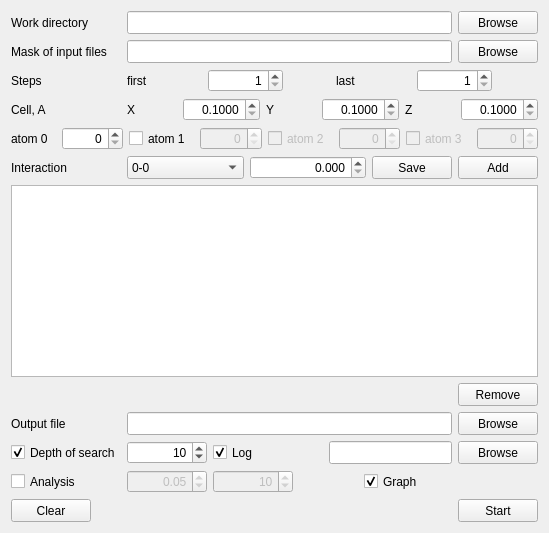
      <widget class="QWidget" name="statgen">
       <attribute name="title">
        <string>Agglomeration</string>
       </attribute>
       <layout class="QVBoxLayout" name="verticalLayout_6">
        <item>
         <layout class="QHBoxLayout" name="statgen_layout_workDir">
          <item>
           <widget class="QLabel" name="statgen_label_workDir">
            <property name="minimumSize">
             <size>
              <width>110</width>
              <height>23</height>
             </size>
            </property>
            <property name="text">
             <string>Work directory</string>
            </property>
           </widget>
          </item>
          <item>
           <widget class="QLineEdit" name="statgen_lineEdit_workDir">
            <property name="minimumSize">
             <size>
              <width>280</width>
              <height>23</height>
             </size>
            </property>
            <property name="toolTip">
             <string>Path to work directory</string>
            </property>
           </widget>
          </item>
          <item>
           <widget class="QPushButton" name="statgen_pushButton_workDir">
            <property name="minimumSize">
             <size>
              <width>80</width>
              <height>23</height>
             </size>
            </property>
            <property name="text">
             <string>Browse</string>
            </property>
            <property name="autoDefault">
             <bool>true</bool>
            </property>
           </widget>
          </item>
         </layout>
        </item>
        <item>
         <layout class="QHBoxLayout" name="statgen_layout_input">
          <item>
           <widget class="QLabel" name="statgen_label_input">
            <property name="minimumSize">
             <size>
              <width>110</width>
              <height>23</height>
             </size>
            </property>
            <property name="text">
             <string>Mask of input files</string>
            </property>
           </widget>
          </item>
          <item>
           <widget class="QLineEdit" name="statgen_lineEdit_input">
            <property name="minimumSize">
             <size>
              <width>280</width>
              <height>23</height>
             </size>
            </property>
            <property name="toolTip">
             <string>Mask of input files</string>
            </property>
           </widget>
          </item>
          <item>
           <widget class="QPushButton" name="statgen_pushButton_input">
            <property name="minimumSize">
             <size>
              <width>80</width>
              <height>23</height>
             </size>
            </property>
            <property name="text">
             <string>Browse</string>
            </property>
            <property name="autoDefault">
             <bool>true</bool>
            </property>
           </widget>
          </item>
         </layout>
        </item>
        <item>
         <layout class="QHBoxLayout" name="statgen_layout_steps">
          <item>
           <widget class="QLabel" name="statgen_label_steps">
            <property name="minimumSize">
             <size>
              <width>110</width>
              <height>23</height>
             </size>
            </property>
            <property name="text">
             <string>Steps</string>
            </property>
           </widget>
          </item>
          <item>
           <widget class="QLabel" name="statgen_label_stepsFirst">
            <property name="minimumSize">
             <size>
              <width>75</width>
              <height>23</height>
             </size>
            </property>
            <property name="text">
             <string>first</string>
            </property>
           </widget>
          </item>
          <item>
           <widget class="QSpinBox" name="statgen_spinBox_stepsFirst">
            <property name="minimumSize">
             <size>
              <width>75</width>
              <height>23</height>
             </size>
            </property>
            <property name="toolTip">
             <string>First trajectory step</string>
            </property>
            <property name="alignment">
             <set>Qt::AlignRight|Qt::AlignTrailing|Qt::AlignVCenter</set>
            </property>
            <property name="minimum">
             <number>1</number>
            </property>
            <property name="maximum">
             <number>999</number>
            </property>
           </widget>
          </item>
          <item>
           <spacer name="horizontalSpacer_4">
            <property name="orientation">
             <enum>Qt::Horizontal</enum>
            </property>
            <property name="sizeHint" stdset="0">
             <size>
              <width>40</width>
              <height>20</height>
             </size>
            </property>
           </spacer>
          </item>
          <item>
           <widget class="QLabel" name="statgen_label_stepsLast">
            <property name="minimumSize">
             <size>
              <width>75</width>
              <height>23</height>
             </size>
            </property>
            <property name="text">
             <string>last</string>
            </property>
           </widget>
          </item>
          <item>
           <widget class="QSpinBox" name="statgen_spinBox_stepsLast">
            <property name="minimumSize">
             <size>
              <width>75</width>
              <height>23</height>
             </size>
            </property>
            <property name="toolTip">
             <string>Last trajectory step</string>
            </property>
            <property name="alignment">
             <set>Qt::AlignRight|Qt::AlignTrailing|Qt::AlignVCenter</set>
            </property>
            <property name="minimum">
             <number>1</number>
            </property>
            <property name="maximum">
             <number>999</number>
            </property>
           </widget>
          </item>
          <item>
           <spacer name="horizontalSpacer_6">
            <property name="orientation">
             <enum>Qt::Horizontal</enum>
            </property>
            <property name="sizeHint" stdset="0">
             <size>
              <width>40</width>
              <height>20</height>
             </size>
            </property>
           </spacer>
          </item>
         </layout>
        </item>
        <item>
         <layout class="QHBoxLayout" name="statgen_layout_cell">
          <item>
           <widget class="QLabel" name="statgen_label_cell">
            <property name="minimumSize">
             <size>
              <width>110</width>
              <height>23</height>
             </size>
            </property>
            <property name="text">
             <string>Cell, A</string>
            </property>
           </widget>
          </item>
          <item>
           <widget class="QLabel" name="statgen_label_cellX">
            <property name="minimumSize">
             <size>
              <width>50</width>
              <height>23</height>
             </size>
            </property>
            <property name="text">
             <string>X</string>
            </property>
           </widget>
          </item>
          <item>
           <widget class="QDoubleSpinBox" name="statgen_doubleSpinBox_cellX">
            <property name="sizePolicy">
             <sizepolicy hsizetype="Expanding" vsizetype="Fixed">
              <horstretch>0</horstretch>
              <verstretch>0</verstretch>
             </sizepolicy>
            </property>
            <property name="minimumSize">
             <size>
              <width>55</width>
              <height>23</height>
             </size>
            </property>
            <property name="toolTip">
             <string>Cell size, X</string>
            </property>
            <property name="alignment">
             <set>Qt::AlignRight|Qt::AlignTrailing|Qt::AlignVCenter</set>
            </property>
            <property name="decimals">
             <number>4</number>
            </property>
            <property name="minimum">
             <double>0.100000000000000</double>
            </property>
            <property name="maximum">
             <double>999.990000000000009</double>
            </property>
           </widget>
          </item>
          <item>
           <widget class="QLabel" name="statgen_label_cellY">
            <property name="minimumSize">
             <size>
              <width>50</width>
              <height>23</height>
             </size>
            </property>
            <property name="text">
             <string>Y</string>
            </property>
           </widget>
          </item>
          <item>
           <widget class="QDoubleSpinBox" name="statgen_doubleSpinBox_cellY">
            <property name="sizePolicy">
             <sizepolicy hsizetype="Expanding" vsizetype="Fixed">
              <horstretch>0</horstretch>
              <verstretch>0</verstretch>
             </sizepolicy>
            </property>
            <property name="minimumSize">
             <size>
              <width>55</width>
              <height>23</height>
             </size>
            </property>
            <property name="toolTip">
             <string>Cell size, Y</string>
            </property>
            <property name="alignment">
             <set>Qt::AlignRight|Qt::AlignTrailing|Qt::AlignVCenter</set>
            </property>
            <property name="decimals">
             <number>4</number>
            </property>
            <property name="minimum">
             <double>0.100000000000000</double>
            </property>
            <property name="maximum">
             <double>999.990000000000009</double>
            </property>
           </widget>
          </item>
          <item>
           <widget class="QLabel" name="statgen_label_cellZ">
            <property name="minimumSize">
             <size>
              <width>50</width>
              <height>23</height>
             </size>
            </property>
            <property name="text">
             <string>Z</string>
            </property>
           </widget>
          </item>
          <item>
           <widget class="QDoubleSpinBox" name="statgen_doubleSpinBox_cellZ">
            <property name="sizePolicy">
             <sizepolicy hsizetype="Expanding" vsizetype="Fixed">
              <horstretch>0</horstretch>
              <verstretch>0</verstretch>
             </sizepolicy>
            </property>
            <property name="minimumSize">
             <size>
              <width>55</width>
              <height>23</height>
             </size>
            </property>
            <property name="toolTip">
             <string>Cell size, Z</string>
            </property>
            <property name="alignment">
             <set>Qt::AlignRight|Qt::AlignTrailing|Qt::AlignVCenter</set>
            </property>
            <property name="decimals">
             <number>4</number>
            </property>
            <property name="minimum">
             <double>0.100000000000000</double>
            </property>
            <property name="maximum">
             <double>999.990000000000009</double>
            </property>
           </widget>
          </item>
         </layout>
        </item>
        <item>
         <layout class="QHBoxLayout" name="statgen_layout_atoms">
          <item>
           <widget class="QLabel" name="statgen_label_atoms0">
            <property name="sizePolicy">
             <sizepolicy hsizetype="Minimum" vsizetype="Fixed">
              <horstretch>0</horstretch>
              <verstretch>0</verstretch>
             </sizepolicy>
            </property>
            <property name="minimumSize">
             <size>
              <width>45</width>
              <height>23</height>
             </size>
            </property>
            <property name="text">
             <string>atom 0</string>
            </property>
           </widget>
          </item>
          <item>
           <widget class="QSpinBox" name="statgen_spinBox_atoms0">
            <property name="sizePolicy">
             <sizepolicy hsizetype="Expanding" vsizetype="Fixed">
              <horstretch>0</horstretch>
              <verstretch>0</verstretch>
             </sizepolicy>
            </property>
            <property name="minimumSize">
             <size>
              <width>50</width>
              <height>23</height>
             </size>
            </property>
            <property name="toolTip">
             <string>atom0 type</string>
            </property>
            <property name="alignment">
             <set>Qt::AlignRight|Qt::AlignTrailing|Qt::AlignVCenter</set>
            </property>
           </widget>
          </item>
          <item>
           <widget class="QCheckBox" name="statgen_checkBox_atoms1">
            <property name="minimumSize">
             <size>
              <width>65</width>
              <height>23</height>
             </size>
            </property>
            <property name="text">
             <string>atom 1</string>
            </property>
           </widget>
          </item>
          <item>
           <widget class="QSpinBox" name="statgen_spinBox_atoms1">
            <property name="enabled">
             <bool>false</bool>
            </property>
            <property name="sizePolicy">
             <sizepolicy hsizetype="Expanding" vsizetype="Fixed">
              <horstretch>0</horstretch>
              <verstretch>0</verstretch>
             </sizepolicy>
            </property>
            <property name="minimumSize">
             <size>
              <width>50</width>
              <height>23</height>
             </size>
            </property>
            <property name="toolTip">
             <string>atom1 type</string>
            </property>
            <property name="alignment">
             <set>Qt::AlignRight|Qt::AlignTrailing|Qt::AlignVCenter</set>
            </property>
           </widget>
          </item>
          <item>
           <widget class="QCheckBox" name="statgen_checkBox_atoms2">
            <property name="enabled">
             <bool>false</bool>
            </property>
            <property name="minimumSize">
             <size>
              <width>65</width>
              <height>23</height>
             </size>
            </property>
            <property name="text">
             <string>atom 2</string>
            </property>
           </widget>
          </item>
          <item>
           <widget class="QSpinBox" name="statgen_spinBox_atoms2">
            <property name="enabled">
             <bool>false</bool>
            </property>
            <property name="sizePolicy">
             <sizepolicy hsizetype="Expanding" vsizetype="Fixed">
              <horstretch>0</horstretch>
              <verstretch>0</verstretch>
             </sizepolicy>
            </property>
            <property name="minimumSize">
             <size>
              <width>50</width>
              <height>23</height>
             </size>
            </property>
            <property name="toolTip">
             <string>atom2 type</string>
            </property>
            <property name="alignment">
             <set>Qt::AlignRight|Qt::AlignTrailing|Qt::AlignVCenter</set>
            </property>
           </widget>
          </item>
          <item>
           <widget class="QCheckBox" name="statgen_checkBox_atoms3">
            <property name="enabled">
             <bool>false</bool>
            </property>
            <property name="minimumSize">
             <size>
              <width>65</width>
              <height>23</height>
             </size>
            </property>
            <property name="text">
             <string>atom 3</string>
            </property>
           </widget>
          </item>
          <item>
           <widget class="QSpinBox" name="statgen_spinBox_atoms3">
            <property name="enabled">
             <bool>false</bool>
            </property>
            <property name="sizePolicy">
             <sizepolicy hsizetype="Expanding" vsizetype="Fixed">
              <horstretch>0</horstretch>
              <verstretch>0</verstretch>
             </sizepolicy>
            </property>
            <property name="minimumSize">
             <size>
              <width>50</width>
              <height>23</height>
             </size>
            </property>
            <property name="toolTip">
             <string>atom3 type</string>
            </property>
            <property name="alignment">
             <set>Qt::AlignRight|Qt::AlignTrailing|Qt::AlignVCenter</set>
            </property>
           </widget>
          </item>
         </layout>
        </item>
        <item>
         <layout class="QHBoxLayout" name="statgen_layout_int">
          <item>
           <widget class="QLabel" name="statgen_label_int">
            <property name="minimumSize">
             <size>
              <width>110</width>
              <height>23</height>
             </size>
            </property>
            <property name="text">
             <string>Interaction</string>
            </property>
           </widget>
          </item>
          <item>
           <widget class="QComboBox" name="statgen_comboBox_int">
            <property name="sizePolicy">
             <sizepolicy hsizetype="Expanding" vsizetype="Fixed">
              <horstretch>0</horstretch>
              <verstretch>0</verstretch>
             </sizepolicy>
            </property>
            <property name="minimumSize">
             <size>
              <width>90</width>
              <height>23</height>
             </size>
            </property>
            <property name="toolTip">
             <string>Type of interaction</string>
            </property>
            <item>
             <property name="text">
              <string>0-0</string>
             </property>
            </item>
           </widget>
          </item>
          <item>
           <widget class="QDoubleSpinBox" name="statgen_doubleSpinBox_int">
            <property name="sizePolicy">
             <sizepolicy hsizetype="Expanding" vsizetype="Fixed">
              <horstretch>0</horstretch>
              <verstretch>0</verstretch>
             </sizepolicy>
            </property>
            <property name="minimumSize">
             <size>
              <width>90</width>
              <height>23</height>
             </size>
            </property>
            <property name="toolTip">
             <string>Criterion</string>
            </property>
            <property name="alignment">
             <set>Qt::AlignRight|Qt::AlignTrailing|Qt::AlignVCenter</set>
            </property>
            <property name="decimals">
             <number>3</number>
            </property>
            <property name="minimum">
             <double>0.000000000000000</double>
            </property>
            <property name="value">
             <double>0.000000000000000</double>
            </property>
           </widget>
          </item>
          <item>
           <widget class="QPushButton" name="stagen_pushButton_intSave">
            <property name="minimumSize">
             <size>
              <width>80</width>
              <height>23</height>
             </size>
            </property>
            <property name="toolTip">
             <string>Save this criterion</string>
            </property>
            <property name="text">
             <string>Save</string>
            </property>
            <property name="autoDefault">
             <bool>true</bool>
            </property>
           </widget>
          </item>
          <item>
           <widget class="QPushButton" name="statgen_pushButton_intAdd">
            <property name="minimumSize">
             <size>
              <width>80</width>
              <height>23</height>
             </size>
            </property>
            <property name="toolTip">
             <string>Add this interaction</string>
            </property>
            <property name="text">
             <string>Add</string>
            </property>
            <property name="autoDefault">
             <bool>true</bool>
            </property>
           </widget>
          </item>
         </layout>
        </item>
        <item>
         <widget class="QListWidget" name="statgen_listWidget_int">
          <property name="minimumSize">
           <size>
            <width>484</width>
            <height>85</height>
           </size>
          </property>
          <property name="toolTip">
           <string>Added interactions</string>
          </property>
          <property name="editTriggers">
           <set>QAbstractItemView::NoEditTriggers</set>
          </property>
         </widget>
        </item>
        <item>
         <layout class="QHBoxLayout" name="stagen_layout_intRem">
          <item>
           <spacer name="horizontalSpacer_5">
            <property name="orientation">
             <enum>Qt::Horizontal</enum>
            </property>
            <property name="sizeHint" stdset="0">
             <size>
              <width>40</width>
              <height>20</height>
             </size>
            </property>
           </spacer>
          </item>
          <item>
           <widget class="QPushButton" name="stagen_pushButton_intRem">
            <property name="minimumSize">
             <size>
              <width>80</width>
              <height>23</height>
             </size>
            </property>
            <property name="toolTip">
             <string>Remove selected interaction</string>
            </property>
            <property name="text">
             <string>Remove</string>
            </property>
            <property name="autoDefault">
             <bool>true</bool>
            </property>
           </widget>
          </item>
         </layout>
        </item>
        <item>
         <layout class="QHBoxLayout" name="statgen_layout_output">
          <item>
           <widget class="QLabel" name="statgen_label_output">
            <property name="minimumSize">
             <size>
              <width>110</width>
              <height>23</height>
             </size>
            </property>
            <property name="text">
             <string>Output file</string>
            </property>
           </widget>
          </item>
          <item>
           <widget class="QLineEdit" name="statgen_lineEdit_output">
            <property name="minimumSize">
             <size>
              <width>280</width>
              <height>23</height>
             </size>
            </property>
            <property name="toolTip">
             <string>Path to output file</string>
            </property>
           </widget>
          </item>
          <item>
           <widget class="QPushButton" name="statgen_pushButton_output">
            <property name="minimumSize">
             <size>
              <width>80</width>
              <height>23</height>
             </size>
            </property>
            <property name="text">
             <string>Browse</string>
            </property>
            <property name="autoDefault">
             <bool>true</bool>
            </property>
           </widget>
          </item>
         </layout>
        </item>
        <item>
         <layout class="QHBoxLayout" name="statgen_layout_opt">
          <item>
           <widget class="QCheckBox" name="statgen_checkBox_depth">
            <property name="minimumSize">
             <size>
              <width>110</width>
              <height>23</height>
             </size>
            </property>
            <property name="text">
             <string>Depth of search</string>
            </property>
            <property name="checked">
             <bool>true</bool>
            </property>
           </widget>
          </item>
          <item>
           <widget class="QSpinBox" name="statgen_spinBox_depth">
            <property name="minimumSize">
             <size>
              <width>80</width>
              <height>23</height>
             </size>
            </property>
            <property name="toolTip">
             <string>Search depth of related graphs</string>
            </property>
            <property name="alignment">
             <set>Qt::AlignRight|Qt::AlignTrailing|Qt::AlignVCenter</set>
            </property>
            <property name="minimum">
             <number>3</number>
            </property>
            <property name="maximum">
             <number>1000</number>
            </property>
            <property name="value">
             <number>10</number>
            </property>
           </widget>
          </item>
          <item>
           <widget class="QCheckBox" name="statgen_checkBox_log">
            <property name="minimumSize">
             <size>
              <width>110</width>
              <height>23</height>
             </size>
            </property>
            <property name="text">
             <string>Log</string>
            </property>
            <property name="checked">
             <bool>true</bool>
            </property>
           </widget>
          </item>
          <item>
           <widget class="QLineEdit" name="statgen_lineEdit_log">
            <property name="minimumSize">
             <size>
              <width>80</width>
              <height>23</height>
             </size>
            </property>
            <property name="toolTip">
             <string>Path to log file</string>
            </property>
           </widget>
          </item>
          <item>
           <widget class="QPushButton" name="statgen_pushButton_log">
            <property name="minimumSize">
             <size>
              <width>80</width>
              <height>23</height>
             </size>
            </property>
            <property name="text">
             <string>Browse</string>
            </property>
            <property name="autoDefault">
             <bool>true</bool>
            </property>
           </widget>
          </item>
         </layout>
        </item>
        <item>
         <layout class="QHBoxLayout" name="statgen_layout_out_3">
          <item>
           <widget class="QCheckBox" name="statgen_checkBox_anal">
            <property name="minimumSize">
             <size>
              <width>110</width>
              <height>23</height>
             </size>
            </property>
            <property name="text">
             <string>Analysis</string>
            </property>
           </widget>
          </item>
          <item>
           <widget class="QDoubleSpinBox" name="statgen_doubleSpinBox_anal">
            <property name="enabled">
             <bool>false</bool>
            </property>
            <property name="minimumSize">
             <size>
              <width>80</width>
              <height>23</height>
             </size>
            </property>
            <property name="toolTip">
             <string>Step of analysis</string>
            </property>
            <property name="alignment">
             <set>Qt::AlignRight|Qt::AlignTrailing|Qt::AlignVCenter</set>
            </property>
            <property name="maximum">
             <double>1.000000000000000</double>
            </property>
            <property name="singleStep">
             <double>0.100000000000000</double>
            </property>
            <property name="value">
             <double>0.050000000000000</double>
            </property>
           </widget>
          </item>
          <item>
           <widget class="QSpinBox" name="statgen_spinBox_anal">
            <property name="enabled">
             <bool>false</bool>
            </property>
            <property name="minimumSize">
             <size>
              <width>80</width>
              <height>23</height>
             </size>
            </property>
            <property name="toolTip">
             <string>Number of steps of analysis</string>
            </property>
            <property name="alignment">
             <set>Qt::AlignRight|Qt::AlignTrailing|Qt::AlignVCenter</set>
            </property>
            <property name="minimum">
             <number>1</number>
            </property>
            <property name="value">
             <number>10</number>
            </property>
           </widget>
          </item>
          <item>
           <spacer name="horizontalSpacer_16">
            <property name="orientation">
             <enum>Qt::Horizontal</enum>
            </property>
            <property name="sizeHint" stdset="0">
             <size>
              <width>40</width>
              <height>20</height>
             </size>
            </property>
           </spacer>
          </item>
          <item>
           <widget class="QCheckBox" name="statgen_checkBox_graph">
            <property name="minimumSize">
             <size>
              <width>110</width>
              <height>23</height>
             </size>
            </property>
            <property name="toolTip">
             <string>Show graph</string>
            </property>
            <property name="text">
             <string>Graph</string>
            </property>
            <property name="checked">
             <bool>true</bool>
            </property>
           </widget>
          </item>
          <item>
           <spacer name="horizontalSpacer_17">
            <property name="orientation">
             <enum>Qt::Horizontal</enum>
            </property>
            <property name="sizeHint" stdset="0">
             <size>
              <width>40</width>
              <height>20</height>
             </size>
            </property>
           </spacer>
          </item>
         </layout>
        </item>
        <item>
         <layout class="QHBoxLayout" name="statgen_layout_buttons">
          <item>
           <widget class="QPushButton" name="statgen_pushButton_clear">
            <property name="minimumSize">
             <size>
              <width>80</width>
              <height>23</height>
             </size>
            </property>
            <property name="toolTip">
             <string>Clear window</string>
            </property>
            <property name="text">
             <string>Clear</string>
            </property>
            <property name="autoDefault">
             <bool>true</bool>
            </property>
           </widget>
          </item>
          <item>
           <spacer name="horizontalSpacer_3">
            <property name="orientation">
             <enum>Qt::Horizontal</enum>
            </property>
            <property name="sizeHint" stdset="0">
             <size>
              <width>40</width>
              <height>20</height>
             </size>
            </property>
           </spacer>
          </item>
          <item>
           <widget class="QPushButton" name="statgen_pushButton_start">
            <property name="minimumSize">
             <size>
              <width>80</width>
              <height>23</height>
             </size>
            </property>
            <property name="maximumSize">
             <size>
              <width>16777215</width>
              <height>16777215</height>
             </size>
            </property>
            <property name="toolTip">
             <string>Start application</string>
            </property>
            <property name="text">
             <string>Start</string>
            </property>
            <property name="autoDefault">
             <bool>true</bool>
            </property>
           </widget>
          </item>
         </layout>
        </item>
       </layout>
      </widget>
